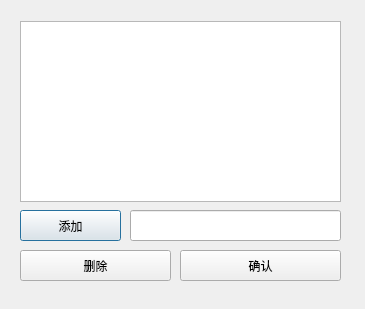
<?xml version="1.0" encoding="UTF-8"?>
<ui version="4.0">
 <class>Dialog</class>
 <widget class="QDialog" name="Dialog">
  <property name="geometry">
   <rect>
    <x>0</x>
    <y>0</y>
    <width>365</width>
    <height>309</height>
   </rect>
  </property>
  <property name="windowTitle">
   <string>收件人列表</string>
  </property>
  <widget class="QPushButton" name="addButton">
   <property name="geometry">
    <rect>
     <x>20</x>
     <y>210</y>
     <width>101</width>
     <height>31</height>
    </rect>
   </property>
   <property name="text">
    <string>添加</string>
   </property>
  </widget>
  <widget class="QPushButton" name="deleteButton">
   <property name="geometry">
    <rect>
     <x>20</x>
     <y>250</y>
     <width>151</width>
     <height>31</height>
    </rect>
   </property>
   <property name="text">
    <string>删除</string>
   </property>
  </widget>
  <widget class="QPushButton" name="confirmButton">
   <property name="geometry">
    <rect>
     <x>180</x>
     <y>250</y>
     <width>161</width>
     <height>31</height>
    </rect>
   </property>
   <property name="text">
    <string>确认</string>
   </property>
  </widget>
  <widget class="QListWidget" name="listWidget">
   <property name="geometry">
    <rect>
     <x>20</x>
     <y>21</y>
     <width>321</width>
     <height>181</height>
    </rect>
   </property>
  </widget>
  <widget class="QLineEdit" name="lineEdit">
   <property name="geometry">
    <rect>
     <x>130</x>
     <y>210</y>
     <width>211</width>
     <height>31</height>
    </rect>
   </property>
  </widget>
 </widget>
 <tabstops>
  <tabstop>listWidget</tabstop>
  <tabstop>lineEdit</tabstop>
  <tabstop>addButton</tabstop>
  <tabstop>deleteButton</tabstop>
  <tabstop>confirmButton</tabstop>
 </tabstops>
 <resources/>
 <connections/>
</ui>
